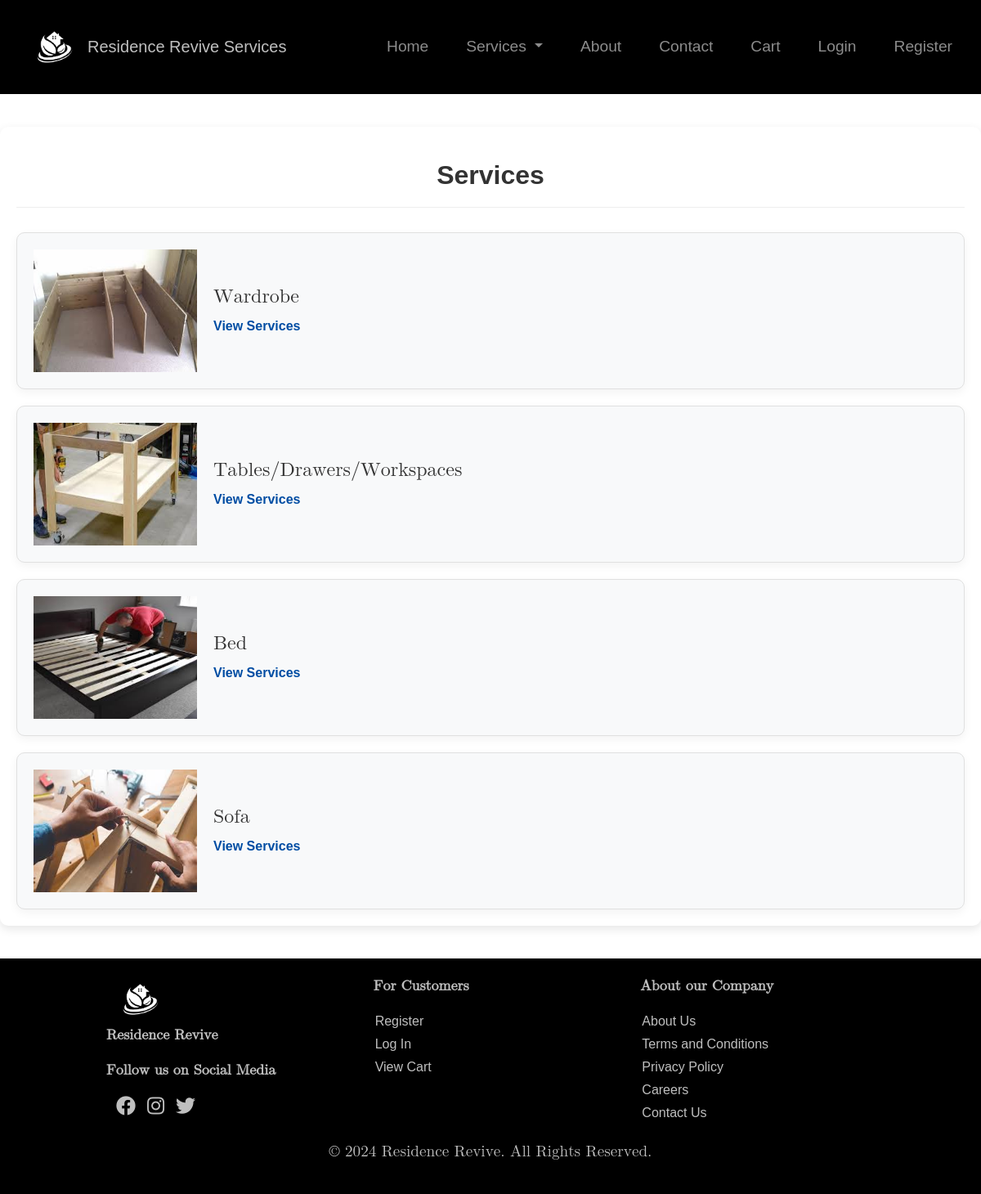
Page /subcategory.php?category_id=6 on the committed database.
### tables this page shows
CREATE TABLE IF NOT EXISTS sub_categories (
    sub_category_id INT PRIMARY KEY,
    sub_category_name VARCHAR(100) NOT NULL UNIQUE
);

### includes/functions.php (called while the page is built, shortened)
<?php
function getSubCategories($conn, $category_id)
{
    $sql = "SELECT  DISTINCT sc.sub_category_id, sc.sub_category_name
            FROM sub_categories sc
            INNER JOIN category_subcategory_service_mapping csm ON sc.sub_category_id = csm.sub_category_id
            WHERE csm.category_id = ?";
    $stmt = $conn->prepare($sql);
    $stmt->bind_param("i", $category_id);
    $stmt->execute();
    $result = $stmt->get_result();
    $subcategories = [];
    if ($result->num_rows > 0) {
        while ($row = $result->fetch_assoc()) {
            $subcategories[] = $row;
        }
    }
    return $subcategories;
}
?>

### subcategory.php (the view, shortened to what this page needs)
<?php
include 'config/db.php';
include 'includes/functions.php';
?>
<!DOCTYPE html>
<html lang="en">
<head>
    <link rel="stylesheet" href="css/subcategory.css">
</head>
<body>
<?php include 'includes/header.php'; ?>
    <div class="subcategories">
        <h3>Services</h3>
        <div class="subcategory">
            <?php
            $category_id = isset($_GET['category_id']) ? intval($_GET['category_id']) : 0;
            $subcategories = getSubCategories($conn, $category_id);
            foreach ($subcategories as $subcategory) {
            ?>
            <div class="subcategory-card" data-sub-category-id="<?php echo $subcategory['sub_category_id']; ?>">
                <?php
                $sub_icons = [
                    'Bathroom Cleaning' => './images/service-images/BathroomCleaning.jpg',
                    'Kitchen Cleaning' => './images/service-images/KitchenCleaning.jpg',
                    'Carpet Cleaning' => './images/service-images/CarpetCleaning.jpg',
                    'Home Cleaning' => './images/service-images/HomeCleaning.jpg',
                    'Refrigerator'=> './images/service-images/Refrigerator.jpg',
                    'Microwave'=> './images/service-images/Microwave.jpg',
                    'Induction'=> './images/service-images/Induction.jpg',
                    'Chimney'=> './images/service-images/Chimney.jpg',
                    'Washer'=> './images/service-images/Washer.jpg',
                    'Dryer'=> './images/service-images/Dryer.jpg',
                    'Dish Washer'=> './images/service-images/DishWasher.jpg',
                    'Switch and Socket'=> './images/service-images/SwitchandSocket.jpg',
                    'Light'=> './images/service-images/Light.jpg',
                    'Doorbell'=> './images/service-images/Doorbell.jpg',
                    'Television'=> './images/service-images/Television.jpg',
                    'Expert Consultation'=> './images/service-images/ExpertConsultation.jpg',
                    'Wardrobe'=> './images/service-images/Wardrobe.jpg',
                    'Tables/Drawers/Workspaces'=> './images/service-images/TablesDrawersWorkspaces.jpg',
                    'Bed'=> './images/service-images/Bed.jpg',
                    'Sofa'=> './images/service-images/Sofa.jpg',
                    'Tap'=> './images/service-images/Tap.jpg',
                    'Basin & Sink'=> './images/service-images/BasinSink.jpg',
                    'Bath fittings'=> './images/service-images/Bathfittings.jpg',
                    'Minor Fitting/Installation'=> './images/service-images/MinorFittingInstallation.jpg',
                    'Toilet'=> './images/service-images/Toilet.jpg',
                    'Shower'=> './images/service-images/Shower.jpg',
                    'Insects'=> './images/service-images/insects.jpg',
                    'Rodents'=> './images/service-images/rodents.jpg',
                    'Others'=> './images/service-images/Others.jpg',
                ];
                ?>
                <?php if (isset($sub_icons[$subcategory['sub_category_name']])): ?>
                    <img src="<?php echo $sub_icons[$subcategory['sub_category_name']]; ?>"
                        alt="<?php echo $subcategory['sub_category_name']; ?> icon" class="subcategory-icon">
                <?php else: ?>
                    <img src="images/default.png" alt="Default icon" class="subcategory-icon">
                <?php endif; ?>
                <div class="subcategory-info">
                    <h2><?php echo $subcategory['sub_category_name']; ?></h2>
                    <a href="#" class="view-services" data-sub-category-id="<?php echo $subcategory['sub_category_id']; ?>">View Services</a>
                </div>
            </div>
            <?php } ?>
        </div>
    </div>
    <?php include 'includes/footer.php'; ?>
</body>
</html>

### css/subcategory.css (style rules this page uses)
body { font-family: 'Roboto', sans-serif; background-color: #f8f9fa; margin: 0; padding: 0; }
.subcategories { max-width: 1400px; margin: 40px auto; padding: 20px; background-color: #ffffff; border-radius: 10px; box-shadow: 0 4px 12px rgba(0, 0, 0, 0.1); }
.subcategories h3 { text-align: center; font-size: 2rem; color: #333; padding: 20px 0; border-bottom: 1px solid #eee; margin-bottom: 30px; font-weight: bold; }
.subcategory { display: flex; flex-direction: column; gap: 20px; }
.subcategory-card { display: flex; padding: 20px; background-color: #f8f9fa; border: 1px solid #e0e0e0; border-radius: 10px; box-shadow: 0 4px 12px rgba(0, 0, 0, 0.05); transition: transform 0.3s ease, box-shadow 0.3s ease; align-items: center; gap: 20px; }
.subcategory-card img { width: 200px; height: 150px; }
.subcategory-info { flex: 1; display: flex; flex-direction: column; gap: 10px; }
.subcategory-info h2 { font-size: 1.5rem; color: #333; margin: 0; font-weight: 500; font-family: math; }
.subcategory-info a { color: #004DA3; text-decoration: none; font-weight: bold; }

### css/styles.css (style rules this page uses)
body { font-family: Arial, sans-serif; margin: 0; padding: 0; }

### rows in the picture
sub_categories: sub_category_name (picture), sub_category_name "Wardrobe"
sub_categories: sub_category_name (picture), sub_category_name "Tables/Drawers/Workspaces"
sub_categories: shows a picture, sub_category_name "Bed"
sub_categories: sub_category_name (picture), sub_category_name "Sofa"
